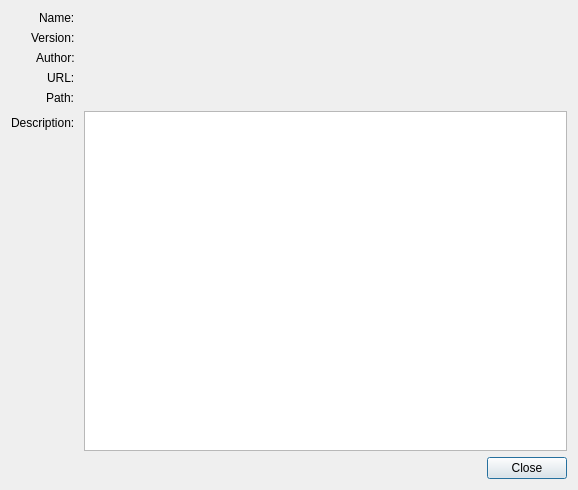
<?xml version="1.0" encoding="UTF-8"?>
<ui version="4.0">
 <class>PluginDetailDialog</class>
 <widget class="QDialog" name="PluginDetailDialog">
  <property name="geometry">
   <rect>
    <x>0</x>
    <y>0</y>
    <width>578</width>
    <height>490</height>
   </rect>
  </property>
  <property name="windowTitle">
   <string>Dialog</string>
  </property>
  <layout class="QFormLayout" name="formLayout">
   <property name="labelAlignment">
    <set>Qt::AlignRight|Qt::AlignTrailing|Qt::AlignVCenter</set>
   </property>
   <item row="0" column="0">
    <widget class="QLabel" name="label">
     <property name="text">
      <string>Name: </string>
     </property>
    </widget>
   </item>
   <item row="0" column="1">
    <widget class="QLabel" name="nameLabel">
     <property name="text">
      <string/>
     </property>
     <property name="wordWrap">
      <bool>true</bool>
     </property>
    </widget>
   </item>
   <item row="1" column="0">
    <widget class="QLabel" name="label_3">
     <property name="text">
      <string>Version: </string>
     </property>
    </widget>
   </item>
   <item row="1" column="1">
    <widget class="QLabel" name="versionLabel">
     <property name="text">
      <string/>
     </property>
     <property name="wordWrap">
      <bool>true</bool>
     </property>
    </widget>
   </item>
   <item row="2" column="0">
    <widget class="QLabel" name="label_5">
     <property name="text">
      <string>Author: </string>
     </property>
    </widget>
   </item>
   <item row="2" column="1">
    <widget class="QLabel" name="authorLabel">
     <property name="text">
      <string/>
     </property>
     <property name="wordWrap">
      <bool>true</bool>
     </property>
    </widget>
   </item>
   <item row="3" column="0">
    <widget class="QLabel" name="label_7">
     <property name="text">
      <string>URL: </string>
     </property>
    </widget>
   </item>
   <item row="3" column="1">
    <widget class="QLabel" name="urlLabel">
     <property name="text">
      <string/>
     </property>
     <property name="wordWrap">
      <bool>true</bool>
     </property>
    </widget>
   </item>
   <item row="4" column="0">
    <widget class="QLabel" name="label_9">
     <property name="text">
      <string>Path: </string>
     </property>
    </widget>
   </item>
   <item row="4" column="1">
    <widget class="QLabel" name="pathLabel">
     <property name="text">
      <string/>
     </property>
     <property name="wordWrap">
      <bool>true</bool>
     </property>
    </widget>
   </item>
   <item row="5" column="0">
    <widget class="QLabel" name="label_11">
     <property name="text">
      <string>Description: </string>
     </property>
    </widget>
   </item>
   <item row="5" column="1">
    <widget class="QTextBrowser" name="descriptionText"/>
   </item>
   <item row="6" column="0" colspan="2">
    <widget class="QDialogButtonBox" name="buttonBox">
     <property name="orientation">
      <enum>Qt::Horizontal</enum>
     </property>
     <property name="standardButtons">
      <set>QDialogButtonBox::Close</set>
     </property>
    </widget>
   </item>
  </layout>
 </widget>
 <resources/>
 <connections>
  <connection>
   <sender>buttonBox</sender>
   <signal>accepted()</signal>
   <receiver>PluginDetailDialog</receiver>
   <slot>accept()</slot>
   <hints>
    <hint type="sourcelabel">
     <x>248</x>
     <y>254</y>
    </hint>
    <hint type="destinationlabel">
     <x>157</x>
     <y>274</y>
    </hint>
   </hints>
  </connection>
  <connection>
   <sender>buttonBox</sender>
   <signal>rejected()</signal>
   <receiver>PluginDetailDialog</receiver>
   <slot>reject()</slot>
   <hints>
    <hint type="sourcelabel">
     <x>316</x>
     <y>260</y>
    </hint>
    <hint type="destinationlabel">
     <x>286</x>
     <y>274</y>
    </hint>
   </hints>
  </connection>
 </connections>
</ui>
